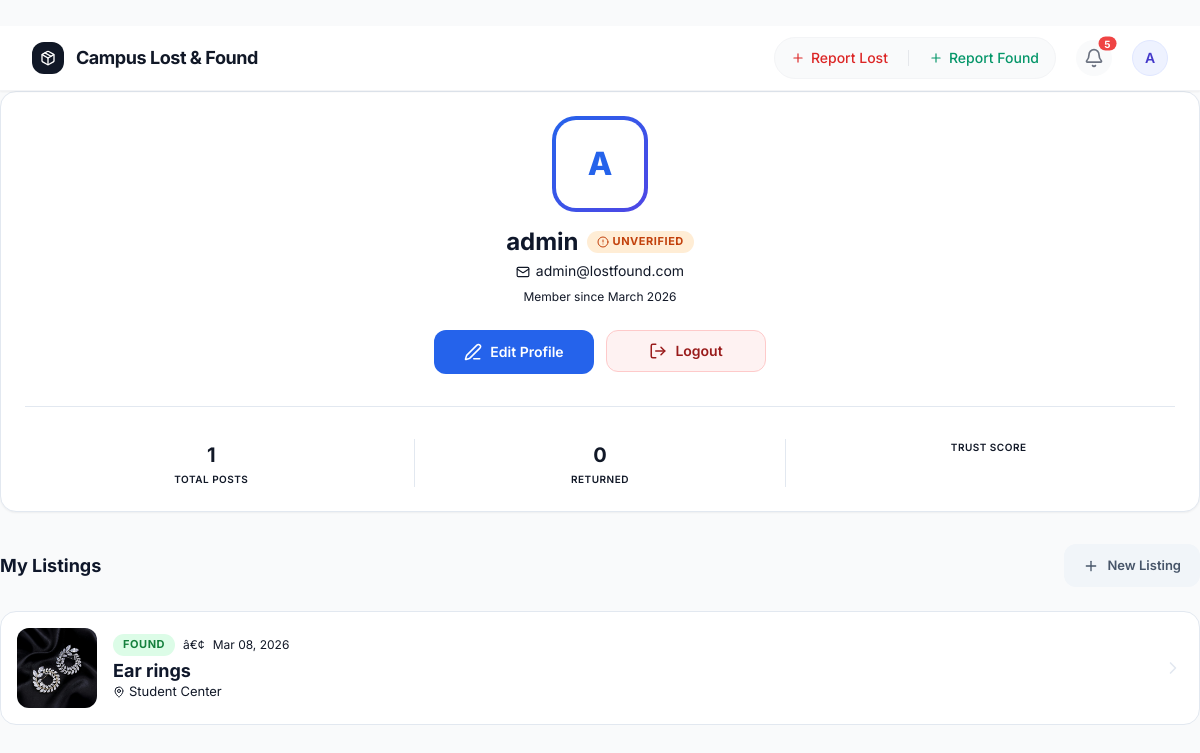
Screenshot of /profile/ (signed in) with the database file from the repository.
### items/models.py (models this page shows, shortened)
class Item(models.Model):
    STATUS_CHOICES = [
        ('lost', 'Lost'),
        ('found', 'Found'),
        ('claimed', 'Claimed'),
    ]
    name = models.CharField(max_length=100)
    description = models.TextField()
    category = models.CharField(max_length=100, blank=True)
    location = models.CharField(max_length=100)
    status = models.CharField(max_length=10, choices=STATUS_CHOICES)
    owner = models.ForeignKey(User, on_delete=models.CASCADE, null=True, blank=True)
    contact_name = models.CharField(max_length=100, blank=True)
    contact_email = models.EmailField(blank=True)
    image = models.ImageField(upload_to='items/', blank=True, null=True)
    date_reported = models.DateField(auto_now_add=True)
    is_approved = models.BooleanField(default=False)

### items/views.py (the view)
# urls.py: path('profile/', views.profile, name='profile'),
@login_required
def profile(request):
    user_items = models.Item.objects.filter(owner=request.user).order_by('-date_reported')
    user_items_resolved_count = user_items.filter(status='claimed').count()
    return render(request, 'items/profile.html', {
        'user_items': user_items,
        'user_items_resolved_count': user_items_resolved_count
    })

### items/templates/items/profile.html (shortened to what this page needs)
﻿{% extends 'items/base.html' %}
{% load static %}
{% block extra_head %}
<link rel="stylesheet" href="{% static 'css/style.css' %}">
{% endblock %}
{% block content %}
<div class="profile-container">
    <div class="card-modern" style="margin-bottom: 32px;">
        <div style="display: flex; flex-direction: column; align-items: center; gap: 24px;">
            <div style="display: flex; flex-direction: column; align-items: center; text-align: center; width: 100%;">
                {% if user.userprofile.avatar %}
                <div style="margin-bottom: 16px; position: relative;">
                    <img src="{{ user.userprofile.avatar.url }}" alt="{{ user.username }}"
                        style="width: 80px; height: 80px; border-radius: 16px; object-fit: cover; border: 3px solid var(--primary);">
                </div>
                {% else %}
                <div class="avatar-ring" style="margin-bottom: 16px;">
                    <div class="avatar-inner">
                        {{ user.username|make_list|first|upper }}
                    </div>
                </div>
                {% endif %}
                <div style="display: flex; align-items: center; gap: 8px; margin-bottom: 4px;">
                    <h1 style="font-size: 1.5rem; font-weight: 700;">{{ user.username }}</h1>
                    {% if user.userprofile.student_staff_id %}
                    <span class="badge badge-green">
                        <i data-lucide="shield-check" style="width: 12px; height: 12px;"></i>
                        Verified {{ user.userprofile.get_user_type_display }}
                    </span>
                    {% else %}
                    <span class="badge badge-orange">
                        <i data-lucide="circle-alert" style="width: 12px; height: 12px;"></i>
                        Unverified
                    </span>
                    {% endif %}
                </div>
                <p
                    style="color: var(--muted); font-size: 14px; display: flex; align-items: center; gap: 6px; justify-content: center;">
                    <i data-lucide="mail" style="width: 14px; height: 14px;"></i>
                    {{ user.email }}
                </p>
                <p style="color: var(--muted); font-size: 12px; margin-top: 4px;">
                    Member since {{ user.date_joined|date:"F Y" }}
                </p>
            </div>
            <div style="display: flex; gap: 12px; width: 100%; justify-content: center;">
                <a href="{% url 'items:edit_profile' %}" class="btn btn-primary" style="flex: 1; max-width: 160px;">
                    <i data-lucide="edit-3" style="width: 18px; height: 18px;"></i>
                    Edit Profile
                </a>
                <form action="{% url 'logout' %}" method="post" style="flex: 1; max-width: 160px;">
                    <button type="submit" class="logout-btn"
                        style="width: 100%; height: 42px; display: flex; align-items: center; justify-content: center; gap: 8px;">
                        <i data-lucide="log-out" style="width: 18px; height: 18px;"></i>
                        Logout
                    </button>
                </form>
            </div>
        </div>
        <div
            style="display: grid; grid-template-columns: repeat(3, 1fr); gap: 16px; margin-top: 32px; padding-top: 32px; border-top: 1px solid var(--border);">
            <div style="text-align: center;">
                <div style="font-size: 1.25rem; font-weight: 700;">{{ user_items.count }}</div>
                <div
                    style="font-size: 10px; text-transform: uppercase; letter-spacing: 0.05em; color: var(--muted); font-weight: 600;">
                    Total Posts</div>
            </div>
            <div
                style="text-align: center; border-left: 1px solid var(--border); border-right: 1px solid var(--border);">
                <div style="font-size: 1.25rem; font-weight: 700;">{{ user_items_resolved_count|default:"0" }}</div>
                <div
                    style="font-size: 10px; text-transform: uppercase; letter-spacing: 0.05em; color: var(--muted); font-weight: 600;">
                    Returned</div>
            </div>
            <div style="text-align: center;">
                <div
                    style="font-size: 10px; text-transform: uppercase; letter-spacing: 0.05em; color: var(--muted); font-weight: 600;">
                    Trust Score</div>
            </div>
        </div>
    </div>
    <div style="display: flex; align-items: center; justify-content: space-between; margin-bottom: 24px;">
        <h2 style="font-size: 1.125rem; font-weight: 700;">My Listings</h2>
        <a href="{% url 'items:add_item' %}" class="btn btn-light" style="font-size: 13px;">
            <i data-lucide="plus" style="width: 16px; height: 16px;"></i>
            New Listing
        </a>
    </div>
    <div style="display: flex; flex-direction: column; gap: 12px;">
        {% for item in user_items %}
        <a href="{% url 'items:item_detail' item.pk %}" class="listing-item">
            {% if item.image %}
            <img src="{{ item.image.url }}" alt="{{ item.name }}" class="listing-img">
            {% else %}
            <div class="listing-img"
                style="display: flex; align-items: center; justify-content: center; color: var(--muted);">
                <i data-lucide="package" style="width: 32px; height: 32px;"></i>
            </div>
            {% endif %}
            <div class="listing-content">
                <div style="display: flex; align-items: center; gap: 8px; margin-bottom: 4px;">
                    <span
                        class="badge {% if item.status == 'lost' %}badge-orange{% elif item.status == 'found' %}badge-green{% else %}badge-blue{% endif %}">
                        {{ item.status|title }}
                    </span>
                    <span style="color: var(--muted); font-size: 12px;">â€¢</span>
                    <span style="color: var(--muted); font-size: 12px;">{{ item.date_reported|date:"M d, Y" }}</span>
                </div>
                <h3 class="listing-title">{{ item.name }}</h3>
                <p style="color: var(--muted); font-size: 13px; display: flex; align-items: center; gap: 4px;">
                    <i data-lucide="map-pin" style="width: 12px; height: 12px;"></i>
                    {{ item.location }}
                </p>
            </div>
            <i data-lucide="chevron-right" style="color: var(--border); width: 20px; height: 20px;"></i>
        </a>
        {% endfor %}
    </div>
</div>
{% endblock %}

### items/templates/items/base.html (shortened to what this page needs)
﻿{% load static %}
<!DOCTYPE html>
<html lang="en">
<head>
    <script src="https://cdn.tailwindcss.com?plugins=forms,typography,aspect-ratio,line-clamp"></script>
    {% block extra_head %}{% endblock %}
</head>
<body class="min-h-screen bg-gray-50 font-sans text-gray-900 selection:bg-indigo-100 selection:text-indigo-900"
    x-data="{ reportOpen: false, reportType: 'lost' }">
    {% block header %}
    <header class="bg-white border-b border-gray-100 sticky top-0 z-40 shadow-sm">
        <div class="max-w-7xl mx-auto px-4 sm:px-6 lg:px-8">
            <div class="flex items-center justify-between h-16">
                <div class="flex items-center gap-3">
                    <a href="{% url 'items:item_list' %}" class="flex items-center gap-3">
                        <div class="w-8 h-8 bg-gray-900 rounded-xl flex items-center justify-center shadow-inner">
                            <i data-lucide="package" class="w-4 h-4 text-white"></i>
                        </div>
                        <div>
                            <h1 class="text-lg font-bold tracking-tight text-gray-900 leading-none">Campus Lost & Found
                            </h1>
                        </div>
                    </a>
                </div>
                <div class="flex items-center gap-3">
                    {% if user.is_authenticated %}
                    <div
                        class="hidden md:flex items-center gap-2 mr-2 bg-gray-50 rounded-full p-1 border border-gray-100">
                        <button @click="reportType = 'lost'; reportOpen = true"
                            class="flex items-center gap-1.5 px-3 py-1.5 text-sm font-medium rounded-full text-red-600 hover:bg-white hover:shadow-sm transition-all">
                            <i data-lucide="plus" class="w-3.5 h-3.5"></i> Report Lost
                        </button>
                        <button @click="reportType = 'found'; reportOpen = true"
                            class="flex items-center gap-1.5 px-3 py-1.5 text-sm font-medium rounded-full text-emerald-600 hover:bg-white hover:shadow-sm transition-all">
                            <i data-lucide="plus" class="w-3.5 h-3.5"></i> Report Found
                        </button>
                    </div>
                    <div x-data="{
                            open: false,
                            notifications: [],
                            init() {
                                this.fetchNotifications();
                                setInterval(() => this.fetchNotifications(), 30000); // Poll every 30s
                            },
                            fetchNotifications() {
                                fetch('/api/notifications/')
                                    .then(res => res.json())
                                    .then(data => {
                                        this.notifications = data.notifications || [];
                                    })
                                    .catch(err => console.error('Error fetching notifications:', err));
                            },
                            markAsRead(id) {
                                fetch('/api/notifications/read/' + id + '/', {
                                    method: 'POST',
                                    headers: {
                                        'X-CSRFToken': document.querySelector('[name=csrfmiddlewaretoken]')?.value || '',
                                        'Content-Type': 'application/json'
                                    }
                                }).then(() => {
                                    this.notifications = this.notifications.filter(n => n.id !== id);
                                });
                            }
                        }" class="relative mr-2">
                        <button @click="open = !open; if(open) fetchNotifications()" @click.away="open = false"
                            class="relative p-2 text-gray-500 hover:text-gray-700 bg-gray-50 rounded-full hover:bg-gray-100 transition-colors focus:outline-none focus:ring-2 focus:ring-indigo-500/50">
                            <i data-lucide="bell" class="w-5 h-5"></i>
                            <span x-show="notifications.length > 0"
                                class="absolute top-0 right-0 inline-flex items-center justify-center px-1.5 py-0.5 text-[10px] font-bold leading-none text-white transform translate-x-1/4 -translate-y-1/4 bg-red-500 rounded-full"
                                x-text="notifications.length"></span>
                        </button>
                    </div>
                    <div x-data="{ open: false }" class="relative">
                        <button @click="open = !open" @click.away="open = false" class="focus:outline-none">
                            <div
                                class="w-9 h-9 rounded-full bg-indigo-50 border border-indigo-100 flex items-center justify-center text-indigo-700 font-semibold text-sm hover:bg-indigo-100 transition-colors">
                                {{ user.username|make_list|first|upper }}
                            </div>
                        </button>
                    </div>
                    {% endif %}
                </div>
            </div>
        </div>
    </header>
    {% endblock %}
    {% block content %}{% endblock %}
</body>
</html>

### static/css/style.css (style rules this page uses)
:root { --primary: #2563eb; --primary-hover: #1d4ed8; --primary-light: #eff6ff; --secondary: #4f46e5; --secondary-hover: #4338ca; --bg: #f8fafc; --card: #ffffff; --text: #0f172a; --text-muted: #64748b; --border: #e2e8f0; --border-hover: #cbd5e1; --success: #10b981; --danger: #ef4444; --warning: #f59e0b; --radius-sm: 8px; --radius-md: 12px; --radius-lg: 16px; --radius-full: 9999px; --shadow-sm: 0 1px 2px 0 rgb(0 0 0 / 0.05); --shadow-md: 0 4px 6px -1px rgb(0 0 0 / 0.1), 0 2px 4px -2px rgb(0 0 0 / 0.1); --shadow-lg: 0 10px 15px -3px rgb(0 0 0 / 0.1), 0 4px 6px -4px rgb(0 0 0 / 0.1); --transition: all 0.2s cubic-bezier(0.4, 0, 0.2, 1); }
* { margin: 0; padding: 0; box-sizing: border-box; }
body { font-family: 'Inter', system-ui, -apple-system, sans-serif; background: var(--bg); color: var(--text); min-height: 100vh; line-height: 1.6; -webkit-font-smoothing: antialiased; }
a { transition: var(--transition); }
h1, h2, h3, h4 { font-weight: 700; color: var(--text); line-height: 1.2; }
h1 { font-size: 2rem; }
h2 { font-size: 1.5rem; }
h3 { font-size: 1.25rem; }
.card-modern { background: var(--card); border-radius: var(--radius-lg); border: 1px solid var(--border); padding: 24px; box-shadow: var(--shadow-sm); transition: var(--transition); }
.badge { display: inline-flex; align-items: center; gap: 4px; padding: 2px 10px; border-radius: var(--radius-full); font-size: 11px; font-weight: 700; text-transform: uppercase; letter-spacing: 0.05em; }
.badge-green { background: #dcfce7; color: #15803d; }
.badge-orange { background: #ffedd5; color: #c2410c; }
.btn { display: inline-flex; align-items: center; justify-content: center; gap: 8px; padding: 10px 18px; border-radius: var(--radius-md); font-size: 14px; font-weight: 600; cursor: pointer; text-decoration: none; border: 1px solid transparent; transition: var(--transition); }
.btn-primary { background: var(--primary); color: white; }
.btn-light { background: #f1f5f9; color: #475569; }
.logout-btn { background: #fef2f2; color: #991b1b; border: 1px solid #fecaca; border-radius: var(--radius-md); font-weight: 600; font-size: 14px; cursor: pointer; transition: var(--transition); }
.listing-item { display: flex; align-items: center; gap: 16px; padding: 16px; background: var(--card); border: 1px solid var(--border); border-radius: var(--radius-lg); transition: var(--transition); text-decoration: none; color: inherit; margin-bottom: 12px; }
.listing-img { width: 80px; height: 80px; border-radius: var(--radius-md); object-fit: cover; background: #f1f5f9; }
.listing-content { flex: 1; min-width: 0; }
.listing-title { font-weight: 700; font-size: 1.125rem; color: var(--text); }
.avatar-ring { width: 96px; height: 96px; border-radius: 24px; background: linear-gradient(135deg, var(--primary), var(--secondary)); padding: 4px; }
.avatar-inner { width: 100%; height: 100%; border-radius: 20px; background: white; display: flex; align-items: center; justify-content: center; font-size: 2rem; font-weight: 800; color: var(--primary); }

### rows the page displays
Item: image (picture), status "FOUND", date_reported "Mar 08, 2026", name "Ear rings", location "Student Center"

### other values shown
{{ user.username|make_list|first|upper }} "A"
{{ user.username }} "admin"
{{ user.email }} "admin@lostfound.com"
{{ user.date_joined|date:"F Y" }} "March 2026"
{{ user_items.count }} "1"
{{ user_items_resolved_count|default:"0" }} "0"
